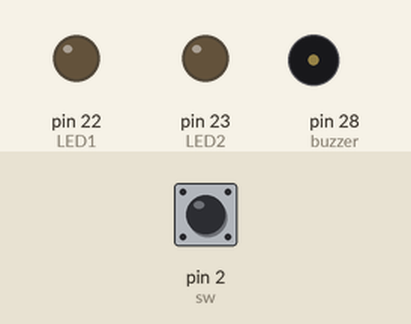
This sketch was run on a simulated Arduino Mega 2560, built with avr-gcc and run on an emulated ATmega2560. Parts: output pins drawn as LEDs (lit = HIGH), buzzer (waves = sounding, pin HIGH). The test bench sets the inputs (shaded band); at power-on: pin 2 (sw) LOW.

Above: at 1.2 s.
1.3 s: pin 2 (sw) pulled HIGH for 0.15 s
At 2.3 s:
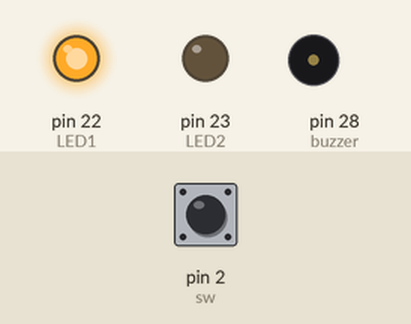
4.4 s: pin 2 (sw) pulled HIGH for 1 s
At 5.2 s:
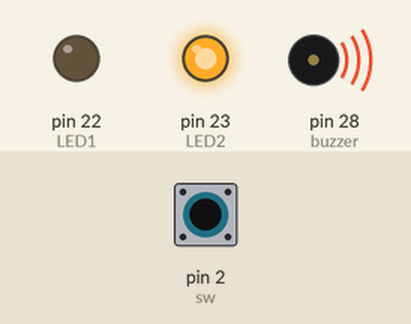
6.9 s: pin 2 (sw) pulled HIGH for 0.15 s
At 8.25 s:
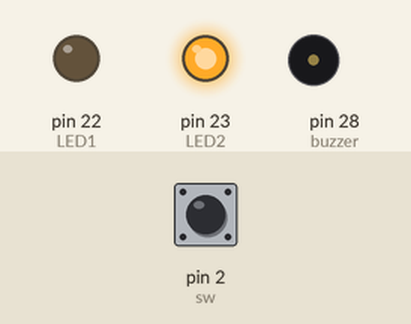
8.5 s: pin 2 (sw) pulled HIGH for 3.2 s
At 10.8 s:
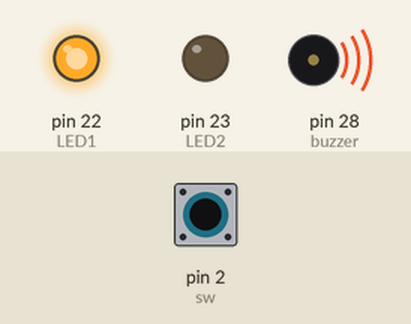
Timing chart, 0 to 14.2 s (numbered marks = the images above; inputs shaded):
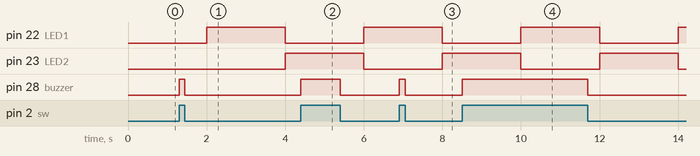

Measured:
- after the input at 1.3 s, pin 28 (buzzer): LOW → HIGH at once, → LOW 0.15 s later
- after the input at 4.4 s, pin 28 (buzzer): LOW → HIGH at once, → LOW 1.0 s later
- after the input at 6.9 s, pin 28 (buzzer): LOW → HIGH at once, → LOW 0.15 s later
- after the input at 8.5 s, pin 28 (buzzer): LOW → HIGH at once, → LOW 3.2 s later

The sketch:

TImer_Counter_Interrupt_capstone_challege_2_-2.ino
```cpp
#include<MsTimer2.h>

int buzzer = 28;
int LED1 = 22;
int LED2 = 23;
int sw = 2;
int LED1_state = HIGH;
int switch_state;

void setup() {
  pinMode(LED1,OUTPUT);
  pinMode(LED2,OUTPUT);
  pinMode(buzzer,OUTPUT);
  pinMode(sw,INPUT);
  MsTimer2::set(2000,timer0);
  MsTimer2::start();
}

void loop() {
  switch_state = digitalRead(2);
  if(switch_state == HIGH){
    digitalWrite(buzzer,HIGH);
  }
  else{
    digitalWrite(buzzer,LOW);
  }
}
void timer0()
{
  if(LED1_state == HIGH){
    digitalWrite(LED1,LED1_state);
    digitalWrite(LED2,LOW);
}
if(LED1_state == LOW){
  digitalWrite(LED1,LED1_state);
  digitalWrite(LED2,HIGH);
}
 LED1_state =! LED1_state;
}
```
